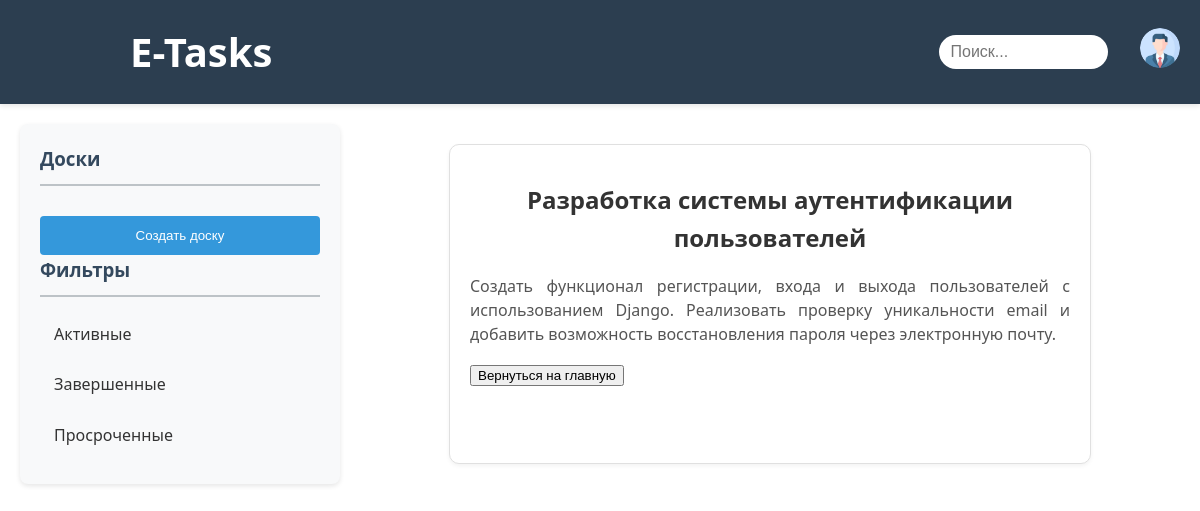
The page /main/tasks/6 on the database its author committed.
### boardsapp/models.py (models this page shows, shortened)
class Task(models.Model):
    title = models.CharField("Название", max_length=50)
    description = models.TextField('Описание')
    created_date = models.DateTimeField('Время создания', auto_created=True)
    deadline=models.DateTimeField('Дедлайн', auto_created=True, blank=True, )

### boardsapp/views.py (the view)
# urls.py: path('tasks/<int:pk>', views.TaskShow.as_view(), name='task-detail'),
class TaskShow(DetailView):
    model = Task
    boards=Board.objects.all()
    template_name = 'boardsapp/task.html'
    context_object_name = 'task'

### boardsapp/templates/boardsapp/task.html (shortened to what this page needs)
{% extends 'boardsapp/base.html' %}
{% block content %}
<div class="task-container">
    <h1 class="task-title">{{ task.title }}</h1>
    <p class="task-description">{{ task.description }}</p>
    <div class="task-actions">
        <a href="{% url 'main' %}" class="btn-back"><button>Вернуться на главную</button></a>
    </div>
</div>
{% endblock %}

### boardsapp/static/boardsapp/css/mainstyle.css (style rules this page uses)
body { font-family: 'Segoe UI', Tahoma, Geneva, Verdana, sans-serif; margin: 0; padding: 0; line-height: 1.6; color: #333; }
.task-title { font-weight: bold; color: #34495e; }
.task-container { background-color: #ffffff; border: 1px solid #e0e0e0; border-radius: 10px; box-shadow: 0 2px 4px rgba(0, 0, 0, 0.05); padding: 20px; margin: 20px 0; width: 80%; max-width: 600px; margin-left: auto; margin-right: auto; }
.task-title { font-size: 24px; font-weight: bold; margin-bottom: 10px; color: #333333; text-align: center; }

### rows shown on the page
Task: title "Разработка системы аутентификации пользователей", description "Создать функционал регистрации, входа и выхода пользователей с использованием Django. Реализовать проверку уникальности email и добавить возможность восстановления пароля через электронную почту."
